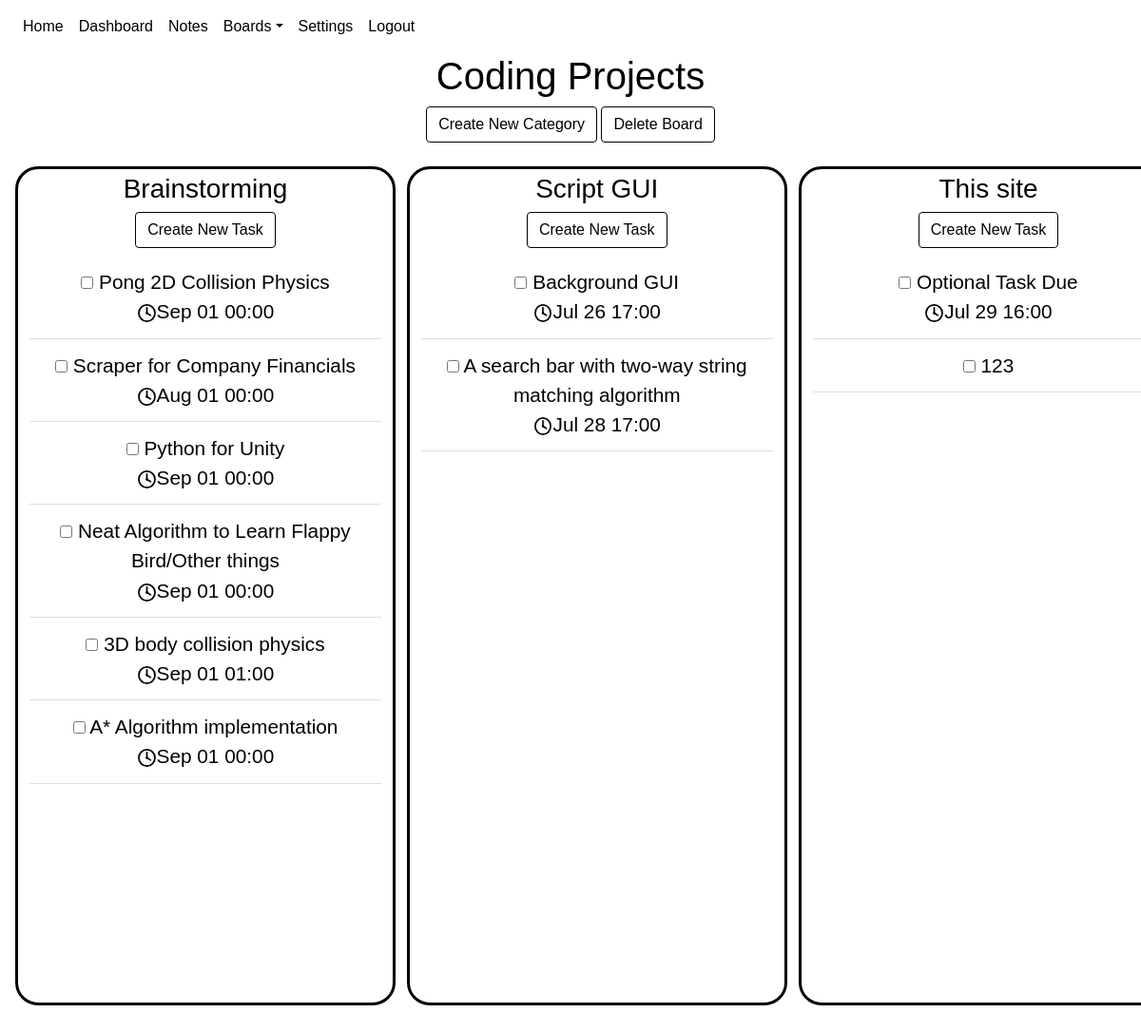
Page /boards/1 (signed in) on the committed database.
### website/models.py (models this page shows)
class Board(db.Model):
    id = db.Column(db.Integer, primary_key = True)
    name = db.Column(db.String(100))
    date = db.Column(db.DateTime(timezone=True), default=func.now())
    category_num = db.Column(db.Integer)
    categories = db.relationship('Category')
    tasks = db.relationship('Task')
    user_id = db.Column(db.Integer, db.ForeignKey('user.id'))

class Category(db.Model):
    id = db.Column(db.Integer, primary_key = True)
    name = db.Column(db.String(100))
    date = db.Column(db.DateTime(timezone=True), default=func.now())
    user_id = db.Column(db.Integer, db.ForeignKey('user.id'))
    board_id = db.Column(db.Integer,db.ForeignKey('board.id'))
    tasks = db.relationship('Task')

class Task(db.Model):
    id = db.Column(db.Integer, primary_key = True)
    created = db.Column(db.DateTime(timezone = True), default = func.now())
    last_modified = db.Column(db.DateTime(timezone = True), default = func.now())
    due_date = db.Column(db.DateTime(timezone = True))
    name = db.Column(db.String(100))
    description = db.Column(db.String(10000))
    completed = db.Column(db.Boolean, default = False)
    category = db.Column(db.Integer, db.ForeignKey('category.id'))
    board = db.Column(db.Integer, db.ForeignKey('board.id'))
    subtasks = db.relationship('Subtask')
    user_id = db.Column(db.Integer, db.ForeignKey('user.id'))

### website/views.py (the view)
@views.route('/boards/<board>', methods = ['GET'])
@login_required
def view_board(board):
    return render_template("boardview.html", user = current_user, board = board)

### website/__init__.py (called while the page is built)
def create_app():
    app = Flask(__name__)
    app.config['SECRET_KEY'] = urandom(12).hex()
    app.config['SQLALCHEMY_DATABASE_URI'] = f'sqlite:///{DB_NAME}'
    app.config['SQLALCHEMY_TRACK_MODIFICATIONS'] = False
    db.init_app(app)
    from .views import views
    from .auth import auth
    app.register_blueprint(views, url_prefix='/')
    app.register_blueprint(auth, url_prefix='/')
    from .models import User, Note, Board, Task, Category
    create_database(app)
    login_manager = LoginManager()
    login_manager.login_view = 'auth.login'
    login_manager.init_app(app)
    @login_manager.user_loader
    def load_user(id):
        return User.query.get(id)
    return app

### website/templates/boardview.html (shortened to what this page needs)
{% extends "base.html" %}
{% block style %}
<link rel="stylesheet" href="{{ url_for('static', filename = 'boardView.css') }}" />
{% endblock %}
{% block content %}
{% for boardObject in user.boards%}
{% if boardObject.id == board|int %}
{% set boardname = boardObject.name|string %}
<div class="board-title" id="board-title-div">
<h1 align="center"
id="board-title"
class="title"
ondblclick="editTitleDisplay()"
name="board-title">
{{ boardname }}
</h1>
</div>
<div align="center" class="main-buttons">
<button
class="btn btn-primary"
id="create-category-button"
onclick="showCategoryCreation()"
>
Create New Category
</button>
<button
onclick="showDeleteConfirmation(`deleteBoard({{ boardObject.id }});`, 'board');"
id="deleteBoard"
class="btn btn-secondary"
href="/boards"
>
Delete Board
</button>
</div>
<div align="center"
class="board_content"
id="envelop_content" >
{% for cat in boardObject.categories %}
<div align="center" class="category-container" name="{{ cat.name }}" draggable="true" ondragstart="dragInitCategory({{cat.id}});">
    <h3 align="center" class="display-category category_name C{{cat.id}}" ondblclick="editCategoryDisplay('{{cat.id}}')", id="category-title-{{cat.id}}" >{{ cat.name }}</h3>
    <div align="center" id="new-task-container-div" class="new-task-container">
        <button
        class="btn btn-primary"
        id="createTask"
        onclick="showTaskCreation({{ boardObject.id }}, {{ cat.id }} )"
        >
        Create New Task
        </button>
    </div>
    <ul class="list-group list-group-flush task_list">
    {% for task in cat.tasks%}
    {% if task.completed == False %}
    <li align="center" class="list-group-item task-item-incompleted">
        <input
        type="checkbox"
        class="task-checkbox"
        id="{{task.id}}"
        onclick="toggleTaskCompletion({{task.id}}, {{boardObject.id}})"/>
        <a class="edit_task_link" href="/boards/{{boardObject.id}}/{{cat.id}}/{{task.id}}">
            <span class="incompleted-task-text">{{task.name}}<br>{% if task.due_date != None %}<img src="{{url_for('static', filename = 'clock.svg')}}" id="clock-svg">{{task.due_date.strftime('%b %d %H:%M')}}{% endif %}</span>
        </a>
    </li>
    {% endif %}
    {% endfor %}
    </ul>
</div>
{% endfor %}
</div>
{% endif %}
{% endfor %}
{% endblock %}

### website/static/base.css (style rules this page uses)
html { height: 100vh; min-width: 99vw; max-width: 100vw; background-color: var(--navbar-background-color); }
:root { --background-color: #343a40; --text-color: #ffffff; --navbar-text-color: #9a9da0; --navbar-highlight-color: #ffffff; --navbar-background-color: #343a40; --button-text-color: #ffffff; --confirm-button-color: #007bff; --cancel-button-color: #6c757d; --delete-button-color: #ff0000; --create-screen-filter:rgba(0,0,255,.4); --delete-screen-filter:rgba(255,0,0,.6); --font-family: -apple-system, BlinkMacSystemFont,'Segoe UI',Roboto,'Helvetica Neue',Arial,'Noto Sans',sans-serif,'Apple Color Emoji','Segoe UI Emoji','Segoe UI Symbol','Noto Color Emoji'; --font-style: none; --font-weight: 500; }
body { width: 100%; min-height: 100%; color: var(--text-color); background-color: var(--navbar-background-color); font-weight: var(--font-weight); font-family: var(--font-family); font-style: var(--font-style); }
h1, h2, h3, h4, h5, h6, p, div, a, li.list-group-item { color: var(--text-color); background-color: var(--background-color); font-weight: var(--font-weight); font-family: var(--font-family); font-style: var(--font-style); }
button.btn.btn-primary { background-color: var(--confirm-button-color)!important; border-color: var(--confirm-button-color)!important; color: var(--button-text-color)!important; font-weight: var(--font-weight); font-family: var(--font-family); font-style: var(--font-style); }
button.btn.btn-secondary { background-color: var(--cancel-button-color)!important; border-color: var(--cancel-button-color)!important; color: var(--button-text-color)!important; font-weight: var(--font-weight); font-family: var(--font-family); font-style: var(--font-style); }

### website/static/boardView.css (style rules this page uses)
div#board-title-div { align-items: center; display:block; min-width: 100%; padding: 0.5; }
:root { --show-title: block; --show-input-box: None; --show-changename-button: None; --category-background-color: var(--background-color); }
input { text-align: center; }
div.board-title { height: 10%; }
h1#board-title { display: var(--show-title); }
div.main-buttons { height: 5vh; }
.board_content { position: relative; display: grid; grid-template-rows: 1fr; grid-auto-columns: 25rem; min-width: 100%; height: 77vh; overflow-x: auto; gap: 0% 1%; background-color: none; margin: none; padding: 0% 1%; }
div.category-container { justify-content: center; grid-row: 1; background-color: var(--background-color); border-radius: 1.5rem; height: 98%; width: 100%; overflow-y: auto; max-height: none; padding: 0.25rem; margin: 0.25rem; border-color: var(--navbar-background-color); border-width: .2rem; border-style: solid; }
li.task-item-incompleted { text-decoration: none; background-color: var(--category-background-color); }
ul.task_list { list-style-type: none; margin: 0.5rem; padding: 0; font-size: 1.3rem; word-wrap:break-word; max-width: 100%; background-color: var(--category-background-color); min-height: fit-content; }
.incompleted-task-text, .completed-task-text { background-color: var(--category-background-color); }
.category_name, .new-task-container { background-color: inherit; width: fit-content; height: fit-content; }
img#clock-svg { width: 1.3rem; }
a.edit_task_link { color:black; }

### rows in the picture
Board: name "Coding Projects"
Category: name "Brainstorming"
Task: name "Pong 2D Collision Physics", completed False (drawn), due_date "Sep 01 00:00"
Task: name "Scraper for Company Financials", completed False (drawn), due_date "Aug 01 00:00"
Task: name "Python for Unity", completed False (drawn), due_date "Sep 01 00:00"
Task: name "Neat Algorithm to Learn Flappy Bird/Other things", completed False (drawn), due_date "Sep 01 00:00"
Task: name "3D body collision physics", completed False (drawn), due_date "Sep 01 01:00"
Task: name "A* Algorithm implementation", completed False (drawn), due_date "Sep 01 00:00"
Category: name "Script GUI"
Task: name "Background GUI", completed False (drawn), due_date "Jul 26 17:00"
Task: name "A search bar with two-way string matching algorithm", completed False (drawn), due_date "Jul 28 17:00"
Category: name "This site"
Task: name "Optional Task Due", completed False (drawn), due_date "Jul 29 16:00"
Task: name "123"
